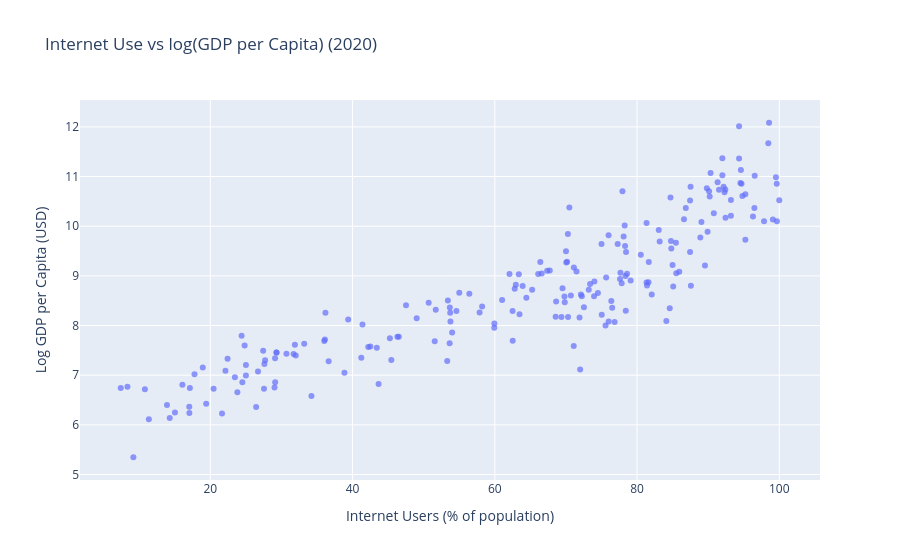

Notebook code for this chart:
### Markdown cell above
## Log GDP Visualization

Because GDP per capita varies widely across countries, I also show the relationship using log(GDP per capita). This transformation reduces skewness and makes the pattern much easier to see in a scatterplot.

### Code cell
# ---------------------------------------------
# Log-transformed GDP plot
# ---------------------------------------------
import numpy as np

df["log_GDP_per_Capita"] = np.log(df["GDP per Capita (USD)"])

fig_log = px.scatter(
    df,
    x="Internet Users (%)",
    y="log_GDP_per_Capita",
    hover_name="Country Name",
    title="Internet Use vs log(GDP per Capita) (2020)",
    opacity=0.7,
    labels={
        "Internet Users (%)": "Internet Users (% of population)",
        "log_GDP_per_Capita": "Log GDP per Capita (USD)",
    },
)

fig_log.show()

### Figure 1 — Plotly figure (JSON) as saved in the notebook; plotly's stock layout.template omitted (floating-point values rounded to 4 significant figures; data arrays with more than 128 entries replaced by an {"elided": "..."} marker saying what was removed)
{"data": [{"hovertemplate": "<b>%{hovertext}</b><br><br>Internet Users (% of population)=%{x}<br>Log GDP per Capita (USD)=%{y}<extra></extra>", "hovertext": {"elided": "205 str values"}, "legendgroup": "", "marker": {"color": "#636efa", "opacity": 0.7, "symbol": "circle"}, "mode": "markers", "name": "", "orientation": "v", "showlegend": false, "type": "scatter", "x": {"elided": "205 float values"}, "xaxis": "x", "y": {"elided": "205 float values"}, "yaxis": "y"}], "layout": {"legend": {"tracegroupgap": 0}, "title": {"text": "Internet Use vs log(GDP per Capita) (2020)"}, "xaxis": {"anchor": "y", "domain": [0, 1], "title": {"text": "Internet Users (% of population)"}}, "yaxis": {"anchor": "x", "domain": [0, 1], "title": {"text": "Log GDP per Capita (USD)"}}}}
